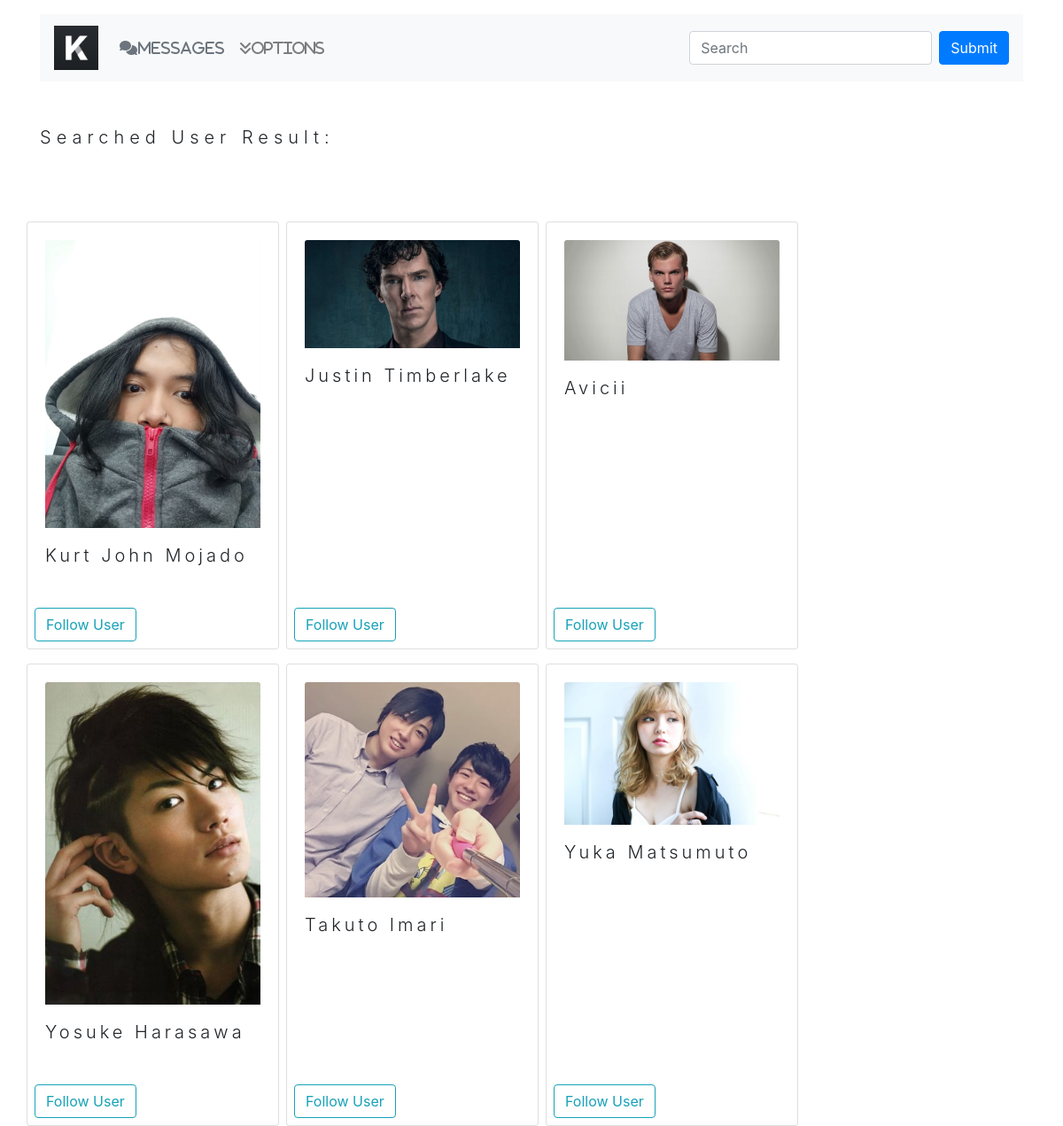
The page /searchedResult.php on the database its author committed.
### tables this page shows
CREATE TABLE `users_tbl` (
  `user_id` int(11) NOT NULL,
  `user_fullname` varchar(100) NOT NULL,
  `user_age` varchar(100) NOT NULL,
  `user_bdate` date NOT NULL,
  `user_location` varchar(100) NOT NULL,
  `user_img` varchar(100) DEFAULT NULL,
  `login_id` int(100) NOT NULL
);

### classes/Connection.php (called while the page is built, shortened)
<?php
class Connection{
    private $servername = 'localhost';
    private $username = 'root';
    private $password = '';
    private $db_name = 'sm_kredo';
    public function __construct()
    {
        $this->conn = new mysqli($this->servername,$this->username,$this->password,$this->db_name);
        if($this->conn->connect_error){
            die($this->conn->connect_error);
        }else{
            return $this->conn;
        }
    }
}
?>

### userAction.php (called while the page is built, shortened)
<?php
include 'classes/User.php';
$UserClass = new User;

### classes/User.php (called while the page is built, shortened)
<?php
include 'Connection.php';
class User extends Connection
{
    public function searchUser($input)
    {
        $sql = "SELECT * FROM login_tbl INNER JOIN users_tbl ON login_tbl.login_id = users_tbl.user_id WHERE login_tbl.user_email LIKE '%$input%' OR users_tbl.user_fullname LIKE '%$input%'";
        $result = $this->conn->query($sql);
        if ($result->num_rows > 0) {
            $row = array();
            while ($rows = $result->fetch_assoc()) {
                $row[] = $rows;
            }
            return $row;
        } else {
            return FALSE;
        }
    }
    public function validateUserRelationship($userid,$randomUserID){
        $sql = "SELECT * FROM followed_users WHERE user_id = '$userid' AND followed_user_id = '$randomUserID'";
        $result = $this->conn->query($sql);
        if($result->num_rows==1){
            return "unfollow";
        }else{
            return "follow";
        }
    }
}

### searchedResult.php (the view, shortened to what this page needs)
<?php
include 'userAction.php';
$result =  $_SESSION['searched_user'];
$searchedUser = $UserClass->searchUser($result);
if ($searchedUser != FALSE) {
?>
    <!doctype html>
    <html lang="en">
    <head>
        <link rel="stylesheet" href="https://stackpath.bootstrapcdn.com/bootstrap/4.3.1/css/bootstrap.min.css">
    </head>
    <body>
        <div class="container">
            <?php include 'navbar.php' ?>
            <div class="row mt-5">
                <div class="col-lg-12">
                    <p class="lead" style="letter-spacing: 0.3em">Searched User Result:</p>
                </div>
            </div>
            <div class="row mt-5">
                <?php
                foreach ($searchedUser as $row) :
                    $randomID = $row['user_id'];
                    $userImg = $row['user_img'] ?>
                    <div class="card w-25 float-left mr-2 mt-3">
                        <div class="card-body">
                            <img src="uploads/<?php echo $userImg ?>" class="card-img-top" alt="">
                            <p class="lead mt-3" style="letter-spacing: 0.2em"><?php echo $row['user_fullname'] ?></p>
                        </div>
                        <?php
                        $rs = $UserClass->validateUserRelationship($_SESSION['login_id'], $randomID);
                        if ($rs == 'follow') { ?>
                            <div class="follow-button p-2">
                                <form action="userAction.php" method="post">
                                    <button type="submit" name="follow_user" class="btn btn-outline-info">Follow User</button>
                                </form>
                            </div>
                        <?php
                        }
                        ?>
                    </div>
                <?php
                endforeach;
                ?>
            </div>
        </div>
    <?php
}
    ?>
    </body>
    </html>

### navbar.php (shortened to what this page needs)
<nav class="navbar navbar-expand-sm navbar-light bg-light navigation-bar mt-3">
    <a class="navbar-brand" href="homepage.php"><img src="appPhotos/bigK.jpg" style="height:50px;width:50px" alt="" srcset=""></a>
    <div class="collapse navbar-collapse" id="collapsibleNavId">
        <ul class="navbar-nav mr-auto mt-2 mt-lg-0">
            <li class="nav-item active">
                <a class="nav-link" href="#"><i class="fas fa-comments text-secondary" style="letter-spacing: 1px;">Messages</i><span class="sr-only">(current)</span></a>
            </li>
            <li class="nav-item dropdown">
                <a class="nav-link " href="#" id="dropdownId" data-toggle="dropdown" aria-haspopup="true" aria-expanded="false"><i class="fas fa-angle-double-down">Options</i></a>
            </li>
        </ul>
        <form class="form-inline my-2 my-lg-0" action="userAction.php" method="post">
                <input class="form-control mr-sm-2" name="searched_user" type="text" placeholder="Search">
               <button type="submit" name="search" class="btn btn-primary">Submit</button>
        </form>
    </div>
</nav>

### rows shown on the page
users_tbl: user_img (picture), user_fullname "Kurt John Mojado"
users_tbl: user_img (picture), user_fullname "Justin Timberlake"
users_tbl: user_img (picture), user_fullname "Avicii"
users_tbl: user_img (picture), user_fullname "Yosuke Harasawa"
users_tbl: user_img (picture), user_fullname "Takuto Imari"
users_tbl: user_img (picture), user_fullname "Yuka Matsumuto"
